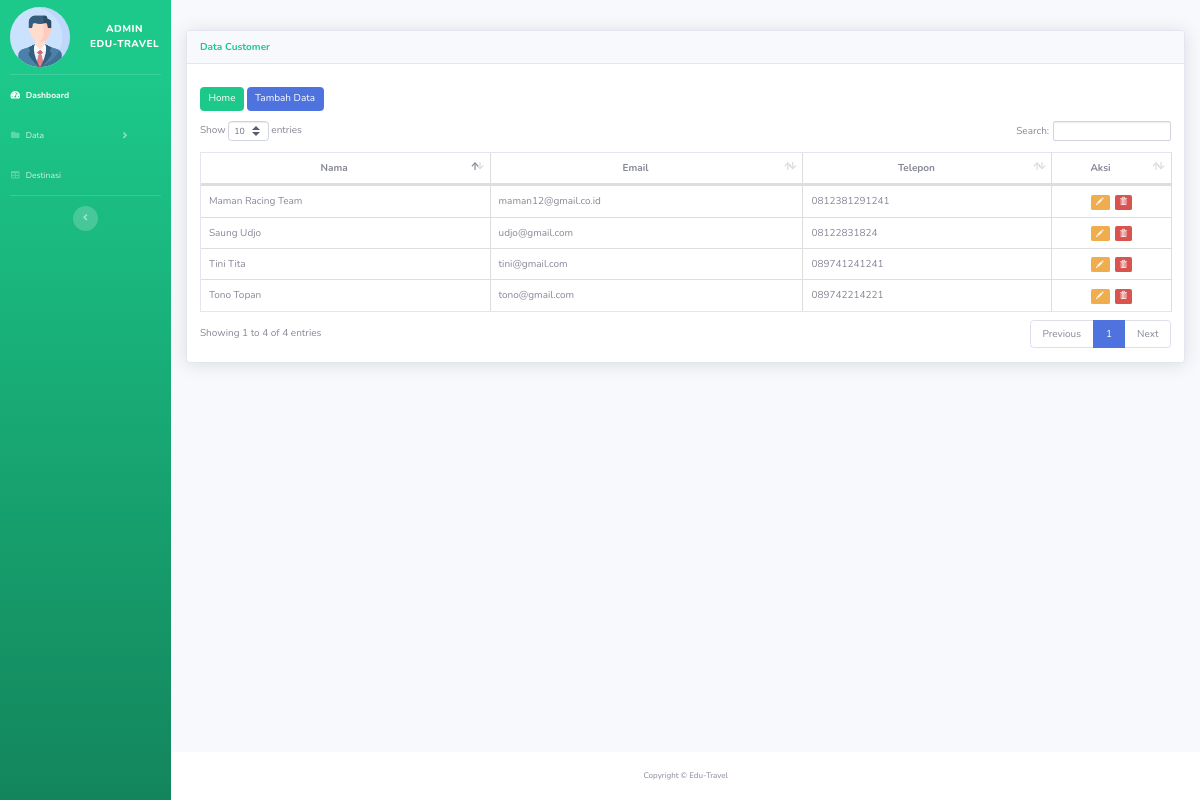
/travelling/admin_page/customer/customer.php (signed in), run on an earlier commit of the app's database.
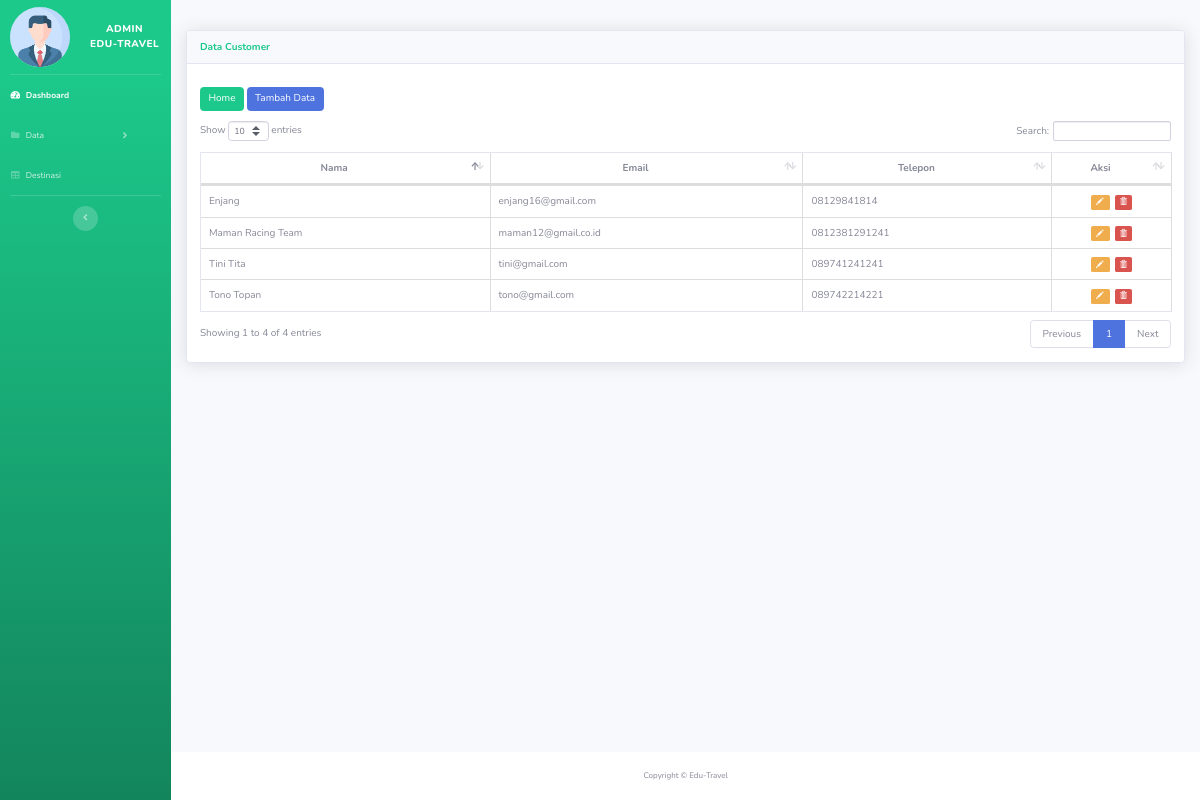
And on a later commit of the database.
### tables this page shows
CREATE TABLE `customer` (
  `id_customer` int(11) NOT NULL,
  `username` varchar(25) NOT NULL,
  `password` varchar(25) NOT NULL,
  `nama` varchar(50) NOT NULL,
  `email` varchar(50) NOT NULL,
  `telepon` varchar(13) NOT NULL
);

### travelling/admin_page/customer/customer.php (the view, shortened to what the changed rows need)
<!DOCTYPE html>
<html lang="en">
<head>
    <link href="../vendor/fontawesome-free/css/all.min.css" rel="stylesheet" type="text/css">
    <link rel="stylesheet" href="https://maxcdn.bootstrapcdn.com/bootstrap/3.4.1/css/bootstrap.min.css">
    <link href="../css/sb-admin-2.min.css" rel="stylesheet">
    <link href="../vendor/datatables/dataTables.bootstrap4.min.css" rel="stylesheet">
</head>
<body id="page-top">
    <div id="wrapper">
        <div id="content-wrapper" class="d-flex flex-column">
            <div id="content">
                <div class="container">
                    <div class="card shadow mb-4 mt-5">
                        <div class="card-body">
                            <div class="table-responsive">
                                <table class="table table-bordered" id="dataTable" width="100%" cellspacing="0">
                                    <thead>
                                        <tr style="text-align: center;">
                                            <th>Nama</th>
                                            <th>Email</th>
                                            <th>Telepon</th>
                                            <th style="width: 80px;">Aksi</th>
                                        </tr>
                                    </thead>
                                    <tbody>
                                        <?php
                                        require_once '../../koneksi.php';
                                        $sql = "SELECT * FROM customer";
                                        $query = mysqli_query($koneksi, $sql);
                                        while ($data = mysqli_fetch_array($query)) {
                                            ?>
                                            <tr>
                                                <td>
                                                    <?= $data['nama']; ?>
                                                </td>
                                                <td>
                                                    <?= $data['email']; ?>
                                                </td>
                                                <td>
                                                    <?= $data['telepon']; ?>
                                                </td>
                                                <td style="text-align: center;">
                                                    <a href="edit.php?id_customer=<?php echo $data["id_customer"] ?>"
                                                        class="label label-warning"> <span
                                                            class="glyphicon glyphicon-pencil"></span>
                                                    </a>
                                                    <a href="hapus.php?id_customer=<?php echo $data["id_customer"] ?>"
                                                        class="label label-danger"> <span
                                                            class="glyphicon glyphicon-trash"></span>
                                                    </a>
                                                </td>
                                            </tr>
                                        <?php } ?>
                                    </tbody>
                                </table>
                            </div>
                        </div>
                    </div>
                </div>
            </div>
        </div>
    </div>
</body>
</html>

What changed in the data, as far as the page shows it:
changed customer: nama "Saung Udjo" → "Enjang"; email "udjo@gmail.com" → "enjang16@gmail.com"; telepon "08122831824" → "08129841814"
